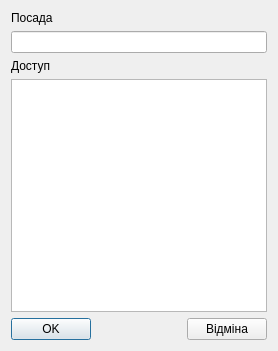
<?xml version="1.0" encoding="UTF-8"?>
<ui version="4.0">
 <class>AddPostDialog</class>
 <widget class="QDialog" name="AddPostDialog">
  <property name="geometry">
   <rect>
    <x>0</x>
    <y>0</y>
    <width>278</width>
    <height>351</height>
   </rect>
  </property>
  <property name="windowTitle">
   <string>Dialog</string>
  </property>
  <layout class="QGridLayout" name="gridLayout">
   <item row="0" column="0">
    <widget class="QLabel" name="label">
     <property name="text">
      <string>Посада</string>
     </property>
    </widget>
   </item>
   <item row="4" column="0">
    <layout class="QHBoxLayout" name="horizontalLayout">
     <item>
      <widget class="QPushButton" name="OKButton">
       <property name="text">
        <string>OK</string>
       </property>
      </widget>
     </item>
     <item>
      <spacer name="horizontalSpacer">
       <property name="orientation">
        <enum>Qt::Horizontal</enum>
       </property>
       <property name="sizeHint" stdset="0">
        <size>
         <width>40</width>
         <height>20</height>
        </size>
       </property>
      </spacer>
     </item>
     <item>
      <widget class="QPushButton" name="fuckButton">
       <property name="text">
        <string>Відміна</string>
       </property>
      </widget>
     </item>
    </layout>
   </item>
   <item row="3" column="0">
    <widget class="QListWidget" name="accessList"/>
   </item>
   <item row="2" column="0">
    <widget class="QLabel" name="label_2">
     <property name="text">
      <string>Доступ</string>
     </property>
    </widget>
   </item>
   <item row="1" column="0">
    <widget class="QLineEdit" name="postEdit"/>
   </item>
  </layout>
 </widget>
 <resources/>
 <connections/>
</ui>
